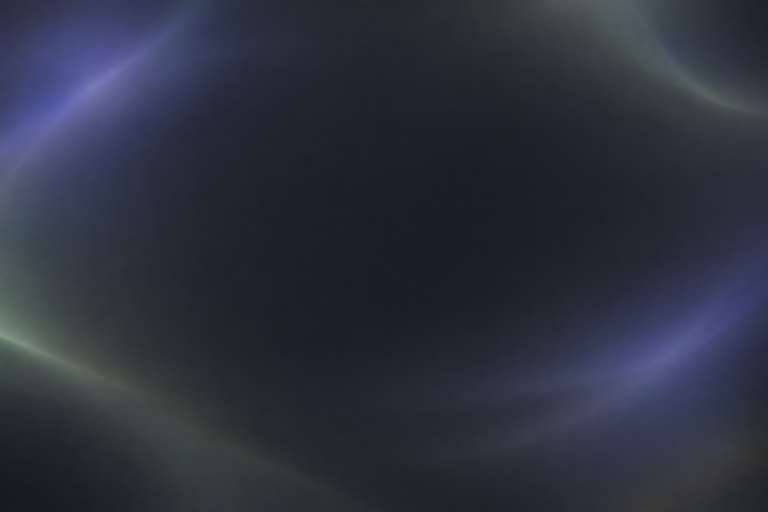
#> input picture web/qalau/assets/bg-hero.png, 1536 x 1024 px (shown at 1/2 size)
$ python make_background.py
#> lines starting #> are read from the running program, lines starting #| are printed output that depends on the picture
"""Generate QALAU's backdrop: uv run --with pillow scripts/make_background.py."""
import argparse
import base64
from io import BytesIO
import os
from pathlib import Path

from dotenv import load_dotenv
from openai import APIStatusError, OpenAI
from PIL import Image, ImageFilter, PngImagePlugin

ROOT = Path(__file__).resolve().parents[1]
ASSETS = ROOT / "web/qalau/assets"
MODELS = ("gpt-image-2.5-flare", "gpt-image-2.5-sunburst", "gpt-image-2")
PROMPT = """Create a premium abstract background for QALAU, a quiet professional
interface in the OpenAI visual style. Wide landscape, deep calm charcoal and
warm graphite, with subtly luminous blue-violet and muted sage highlights.
Broad soft abstract light and flare shapes drift through the edges, with a
gentle atmospheric gradient and an open, dark center. Beautiful restrained
light diffusion, smooth tonal transitions, barely perceptible fine grain.
Very low contrast across the entire frame: white and muted light-gray interface
text must remain readable everywhere under a dark overlay. No bright white
spots, sharp edges, saturated neon, text, letters, objects, people, logos,
symbols, borders, or watermarks. An abstract field of light only."""


def save_webp(image, path, limit, quality=88):
    """Keep dimensions where possible; enforce the transfer-size budget."""
    while True:
        buffer = BytesIO()
        image.save(buffer, format="WEBP", quality=quality, method=6)
        if buffer.tell() <= limit:
            path.write_bytes(buffer.getvalue())
            return
        if quality > 40:
            quality -= 8
        else:
            image = image.resize((max(1, image.width * 4 // 5),
                                  max(1, image.height * 4 // 5)), Image.Resampling.LANCZOS)


def main():
    parser = argparse.ArgumentParser(description=__doc__)
    parser.add_argument("--force", action="store_true", help="Regenerate the source PNG")
    args = parser.parse_args()
    png = ASSETS / "bg-hero.png"
    print(f"Prompt:\n{PROMPT}", flush=True)
    ASSETS.mkdir(parents=True, exist_ok=True)
    if png.exists() and not args.force:
        print("PNG exists; skipping API generation (use --force to replace).", flush=True)
    else:
        load_dotenv(ROOT / ".env")
        if not os.getenv("OPENAI_API_KEY"):
            raise SystemExit("Set OPENAI_API_KEY in the environment or project .env")
        client = OpenAI(timeout=600, max_retries=0)
        for model in MODELS:
            print(f"Generating: model={model}, size=1536x1024, quality=high, n=1", flush=True)
            try:
                result = client.images.generate(model=model, prompt=PROMPT,
                                                size="1536x1024", quality="high", n=1)
            except APIStatusError as exc:
                # Authentication, rate limits and server failures are not model fallbacks.
                if exc.status_code not in (400, 403, 404, 422):
                    raise
                print(f"Model unavailable/rejected (HTTP {exc.status_code}): {model}", flush=True)
                continue
            if not result.data or not result.data[0].b64_json:
                raise RuntimeError("Images API returned no base64 image")
            source = Image.open(BytesIO(base64.b64decode(result.data[0].b64_json)))
            metadata = PngImagePlugin.PngInfo()
            metadata.add_text("model", model)
            metadata.add_text("prompt", PROMPT)
            source.convert("RGB").save(png, pnginfo=metadata)
            break
        else:
            raise SystemExit("All requested image models rejected the generation request")
    with Image.open(png) as source:
#> source is the input picture: PIL image 1536x1024 RGB; mean R, G, B 44.5, 49.3, 61.6
        print(f"Source model: {source.info.get('model', 'unknown (existing PNG)')}", flush=True)
#| Source model: gpt-image-2.5-flare
        image = source.convert("RGB")
        save_webp(image, ASSETS / "bg-hero.webp", 600_000)
#> after the loop in save_webp, `while True:`: quality = 88
        image.thumbnail((384, 256), Image.Resampling.LANCZOS)
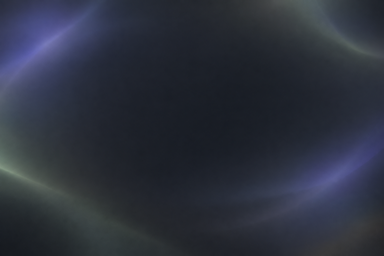
#> image: PIL image 384x256 RGB; mean R, G, B 44.7, 49.5, 61.8
        save_webp(image.filter(ImageFilter.GaussianBlur(10)),
                  ASSETS / "bg-hero-blur.webp", 20_000, quality=80)
#> after the loop in save_webp, `while True:`: quality = 80
    for path in (png, ASSETS / "bg-hero.webp", ASSETS / "bg-hero-blur.webp"):
        print(f"{path.relative_to(ROOT)}: {path.stat().st_size:,} bytes", flush=True)


if __name__ == "__main__":
    main()
